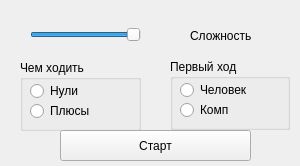
<?xml version="1.0" encoding="UTF-8"?>
<ui version="4.0">
 <class>InitialParam</class>
 <widget class="QWidget" name="InitialParam">
  <property name="geometry">
   <rect>
    <x>0</x>
    <y>0</y>
    <width>300</width>
    <height>166</height>
   </rect>
  </property>
  <property name="windowTitle">
   <string>Form</string>
  </property>
  <widget class="QGroupBox" name="flag_group">
   <property name="geometry">
    <rect>
     <x>20</x>
     <y>60</y>
     <width>121</width>
     <height>71</height>
    </rect>
   </property>
   <property name="title">
    <string>Чем ходить</string>
   </property>
   <widget class="QRadioButton" name="flag_crest">
    <property name="geometry">
     <rect>
      <x>10</x>
      <y>20</y>
      <width>117</width>
      <height>22</height>
     </rect>
    </property>
    <property name="text">
     <string>Нули</string>
    </property>
   </widget>
   <widget class="QRadioButton" name="flag_zeros">
    <property name="geometry">
     <rect>
      <x>10</x>
      <y>40</y>
      <width>101</width>
      <height>22</height>
     </rect>
    </property>
    <property name="text">
     <string>Плюсы</string>
    </property>
   </widget>
  </widget>
  <widget class="QGroupBox" name="firststep_group">
   <property name="geometry">
    <rect>
     <x>170</x>
     <y>59</y>
     <width>120</width>
     <height>71</height>
    </rect>
   </property>
   <property name="title">
    <string>Первый ход</string>
   </property>
   <widget class="QRadioButton" name="first_hum">
    <property name="geometry">
     <rect>
      <x>10</x>
      <y>20</y>
      <width>117</width>
      <height>22</height>
     </rect>
    </property>
    <property name="text">
     <string>Человек</string>
    </property>
   </widget>
   <widget class="QRadioButton" name="first_comp">
    <property name="geometry">
     <rect>
      <x>10</x>
      <y>40</y>
      <width>117</width>
      <height>22</height>
     </rect>
    </property>
    <property name="text">
     <string>Комп</string>
    </property>
   </widget>
  </widget>
  <widget class="QPushButton" name="pushButton">
   <property name="geometry">
    <rect>
     <x>60</x>
     <y>130</y>
     <width>191</width>
     <height>31</height>
    </rect>
   </property>
   <property name="text">
    <string>Старт</string>
   </property>
  </widget>
  <widget class="QSlider" name="hadr_slider">
   <property name="geometry">
    <rect>
     <x>30</x>
     <y>20</y>
     <width>111</width>
     <height>29</height>
    </rect>
   </property>
   <property name="minimum">
    <number>1</number>
   </property>
   <property name="maximum">
    <number>4</number>
   </property>
   <property name="value">
    <number>4</number>
   </property>
   <property name="orientation">
    <enum>Qt::Horizontal</enum>
   </property>
  </widget>
  <widget class="QLabel" name="label">
   <property name="geometry">
    <rect>
     <x>190</x>
     <y>20</y>
     <width>91</width>
     <height>31</height>
    </rect>
   </property>
   <property name="text">
    <string>Сложность</string>
   </property>
  </widget>
 </widget>
 <resources/>
 <connections/>
</ui>
